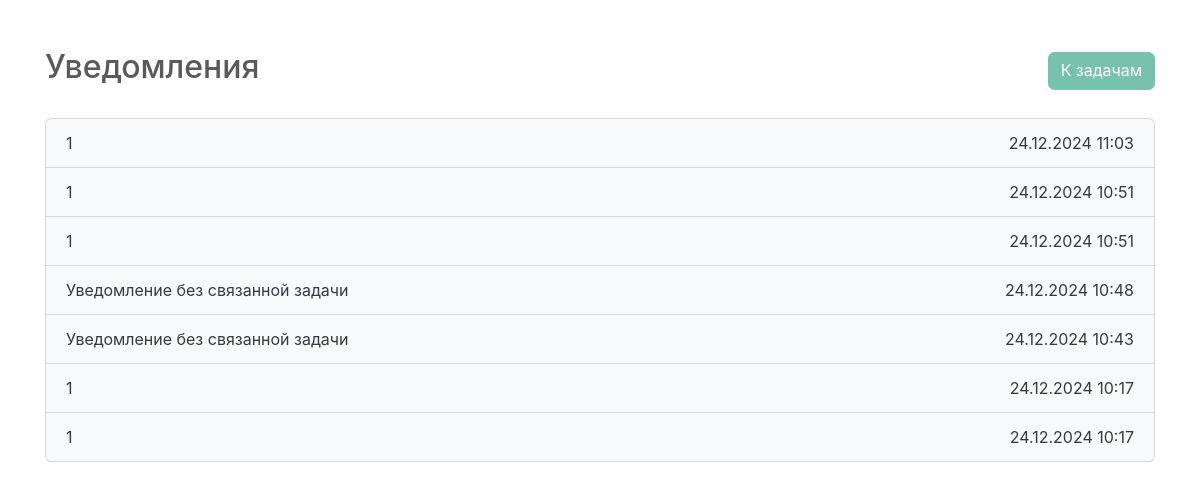
Page /notifications/ (signed in) on the earlier database version.
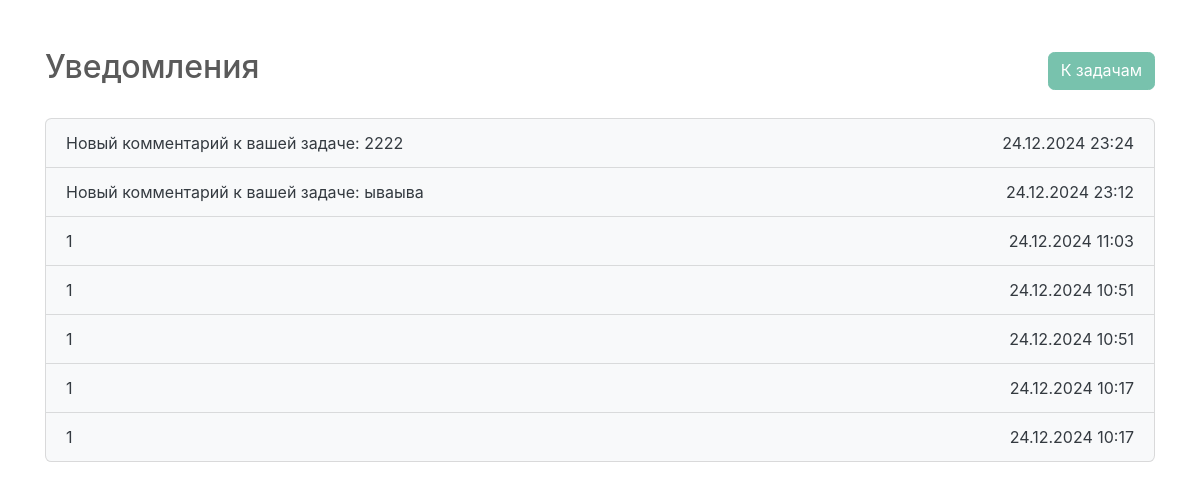
Same page on the later database version.
### task_management_system_app/models.py (models this page shows, shortened)
class Notification(models.Model):
    task = models.ForeignKey(Task, on_delete=models.CASCADE, null=True, blank=True)
    user = models.ForeignKey(User, on_delete=models.CASCADE)
    content = models.TextField()
    is_read = models.BooleanField(default=False)
    created_at = models.DateTimeField(auto_now_add=True)

### task_management_system_app/views.py (the view)
# urls.py: path('notifications/', views.notifications_list, name='notifications_list'),
@login_required
def notifications_list(request):
    notifications = Notification.objects.select_related('task').filter(user=request.user).order_by('-created_at')
    notifications.update(is_read=True)
    return render(request, 'notifications_list.html', {'notifications': notifications})

### task_management_system_app/templates/notifications_list.html (shortened to what this page needs)
<!DOCTYPE html>
<html lang="ru">
<head>
    <link rel="stylesheet" href="https://cdn.jsdelivr.net/npm/bootswatch@4.5.2/dist/minty/bootstrap.min.css" />
</head>
<body>
    <div class="container mt-5">
        <div class="d-flex justify-content-between align-items-center mb-4">
            <h2 class="text-center">Уведомления</h2>
            <a href="{% url 'user_tasks_list' %}" class="btn btn-primary">К задачам</a>
        </div>
        {% if notifications %}
        <ul class="list-group">
            {% for notification in notifications %}
            <li
                class="list-group-item {% if not notification.is_read %}bg-danger text-white{% else %}bg-light{% endif %}">
                <a href="#"
                    class="text-decoration-none {% if not notification.is_read %}text-white{% else %}text-dark{% endif %}"
                    onclick="showTaskDetails({{ notification.task.id|default:'null' }})">
                    <div class="d-flex justify-content-between">
                        <span>
                            {% if notification.task %}
                            {{ notification.content }}
                            {% else %}
                            Уведомление без связанной задачи
                            {% endif %}
                        </span>
                        <span>{{ notification.created_at|date:"d.m.Y H:i" }}</span>
                    </div>
                </a>
            </li>
            {% endfor %}
        </ul>
        {% else %}
        <p class="text-muted">У вас пока нет уведомлений.</p>
        {% endif %}
    </div>
</body>
</html>

Differences in the rows shown:
removed Notification: shows "Уведомление без связанной задачи", created_at "24.12.2024 10:48"
removed Notification: shows "Уведомление без связанной задачи", created_at "24.12.2024 10:43"
added Notification: content "Новый комментарий к вашей задаче: 2222", created_at "24.12.2024 23:24"
added Notification: content "Новый комментарий к вашей задаче: ываыва", created_at "24.12.2024 23:12"
